Frame 1 (no input): blank canvas, image omitted
Frame 60 (the mouse pressed at the canvas centre just before this capture): blank canvas, image omitted
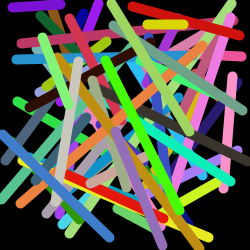
Frame 120 (the mouse held since frame 60 and released just before this capture)

The Processing sketch whose frames 1 and 60 were blank and that drew this single picture after the mouse press (run headless with seeded random() and noise(); from frame 60 on, the mouse is pressed at the canvas centre):

// Processing sketch: processing_18699
// ── processing_18699.pde

void setup(){
  background(0);
  smooth();
  size(250,250);
}

void draw(){

    if(mousePressed){
      strokeWeight(10);
      stroke(random(255),random(255),random(255));
      line(random(height),random(height),random(height),random(height));


  }
}
